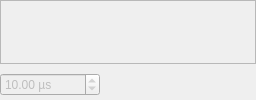
              <widget class="QWidget" name="widCountrate" native="true">
               <property name="enabled">
                <bool>false</bool>
               </property>
               <layout class="QVBoxLayout" name="verticalLayout_4">
                <property name="leftMargin">
                 <number>0</number>
                </property>
                <property name="topMargin">
                 <number>0</number>
                </property>
                <property name="rightMargin">
                 <number>0</number>
                </property>
                <property name="bottomMargin">
                 <number>0</number>
                </property>
                <item>
                 <widget class="QTableView" name="tabCR">
                  <property name="maximumSize">
                   <size>
                    <width>16777215</width>
                    <height>64</height>
                   </size>
                  </property>
                  <property name="editTriggers">
                   <set>QAbstractItemView::AnyKeyPressed|QAbstractItemView::DoubleClicked|QAbstractItemView::EditKeyPressed|QAbstractItemView::SelectedClicked</set>
                  </property>
                  <attribute name="horizontalHeaderVisible">
                   <bool>false</bool>
                  </attribute>
                  <attribute name="verticalHeaderVisible">
                   <bool>false</bool>
                  </attribute>
                 </widget>
                </item>
                <item>
                 <layout class="QHBoxLayout" name="horizontalLayout_4">
                  <item>
                   <widget class="QDoubleSpinBox" name="spinCountrateBinning">
                    <property name="suffix">
                     <string> µs</string>
                    </property>
                    <property name="maximum">
                     <double>1000000.000000000000000</double>
                    </property>
                    <property name="singleStep">
                     <double>10.000000000000000</double>
                    </property>
                    <property name="value">
                     <double>10.000000000000000</double>
                    </property>
                   </widget>
                  </item>
                  <item>
                   <spacer name="horizontalSpacer_23">
                    <property name="orientation">
                     <enum>Qt::Horizontal</enum>
                    </property>
                    <property name="sizeHint" stdset="0">
                     <size>
                      <width>40</width>
                      <height>20</height>
                     </size>
                    </property>
                   </spacer>
                  </item>
                  <item>
                   <widget class="QLabel" name="labStatistics">
                    <property name="text">
                     <string/>
                    </property>
                    <property name="textFormat">
                     <enum>Qt::RichText</enum>
                    </property>
                   </widget>
                  </item>
                 </layout>
                </item>
               </layout>
              </widget>
